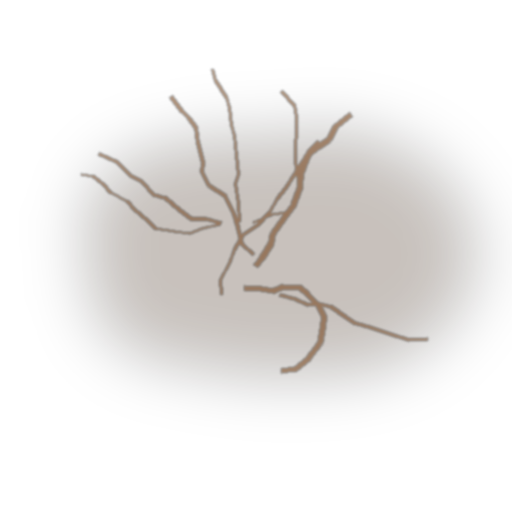
#> input picture unity/Assets/Pez/Resources/PezDecals/deep_deposit_copper_ore.png, 512 x 512 px
$ python sheet.py out.png ../../../unity/Assets/Pez/Resources/PezDecals
#> lines starting #> are read from the running program, lines starting #| are printed output that depends on the picture
"""Contact sheet: a grid of frames with their index and time, for reading motion frame by frame.

    python art-src/tools/kit/sheet.py <out.png> <frames_dir> [--cols 6] [--every 1] [--crop WxH] [--width 2000]

Frames are the PNGs in frames_dir (clip.py keeps them), in name order; the label is the index and the seconds since the
first frame (file times). --crop takes a centred crop of each frame first.
"""
import argparse, os
from PIL import Image, ImageDraw

ap = argparse.ArgumentParser()
ap.add_argument('out'); ap.add_argument('dir')
ap.add_argument('--cols', type=int, default=6); ap.add_argument('--every', type=int, default=1)
ap.add_argument('--crop'); ap.add_argument('--width', type=int, default=2000)
a = ap.parse_args()
fs = sorted(f for f in os.listdir(a.dir) if f.endswith(('.png', '.jpg')))[::a.every]
t0 = os.path.getmtime(os.path.join(a.dir, fs[0]))
ims = []
for f in fs:
    im = Image.open(os.path.join(a.dir, f)).convert('RGB')
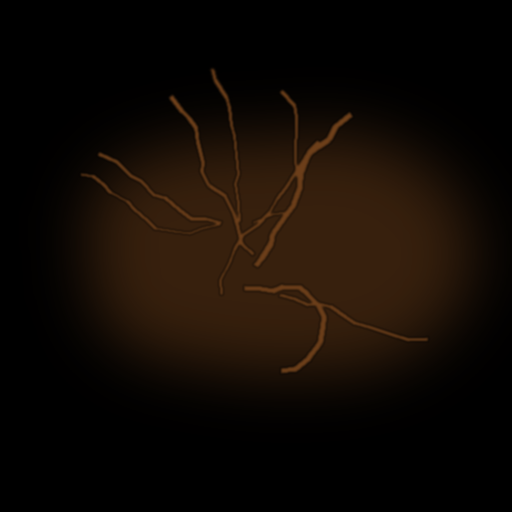
#> im: PIL image 512x512 RGB; mean R, G, B 17, 9.8, 4
    if a.crop:
        cw, ch = map(int, a.crop.split('x'))
        W, H = im.size
        im = im.crop((W // 2 - cw // 2, H // 2 - ch // 2, W // 2 + cw // 2, H // 2 + ch // 2))
    ims.append((f, os.path.getmtime(os.path.join(a.dir, f)) - t0, im))
#> pass 2 of the loop `for f in fs:`:
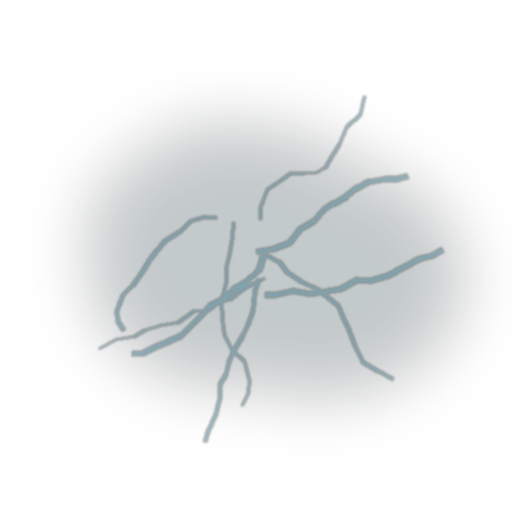
#> input picture unity/Assets/Pez/Resources/PezDecals/deep_deposit_crystal.png, 512 x 512 px
#> `im = Image.open(os.path.join(a.dir, f)).convert('RGB')`:
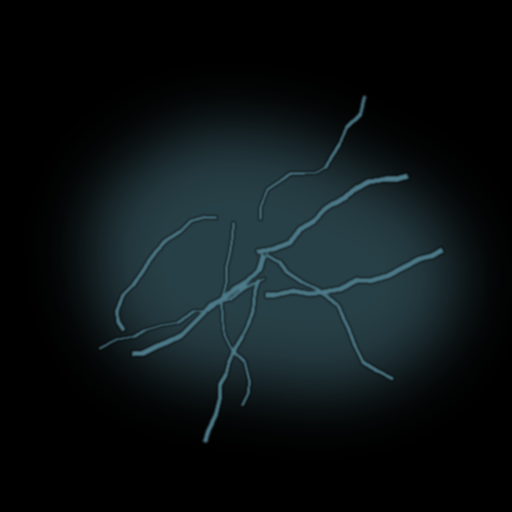
#> im: PIL image 512x512 RGB; mean R, G, B 11.9, 19, 21.2
cw = a.width // a.cols
w, h = ims[0][2].size
#> w = 512; h = 512
ch = int(h * cw / w)
#> ch = 333
rows = (len(ims) + a.cols - 1) // a.cols
#> rows = 1
sheet = Image.new('RGB', (cw * a.cols, ch * rows), (20, 20, 20))
#> sheet: PIL image 1998x333 RGB; every value is 20
draw = ImageDraw.Draw(sheet)
for i, (f, t, im) in enumerate(ims):
    x, y = (i % a.cols) * cw, (i // a.cols) * ch
    sheet.paste(im.resize((cw, ch), Image.LANCZOS), (x, y))
    draw.text((x + 4, y + 3), f'{os.path.splitext(f)[0]} {t:.2f}s', fill=(255, 255, 255))
#> this loop made 2 passes
#> (f, t, x, y) on passes 1 to 2: ('deep_deposit_copper_ore.png', 0, 0, 0), ('deep_deposit_crystal.png', 0.000222, 333, 0)
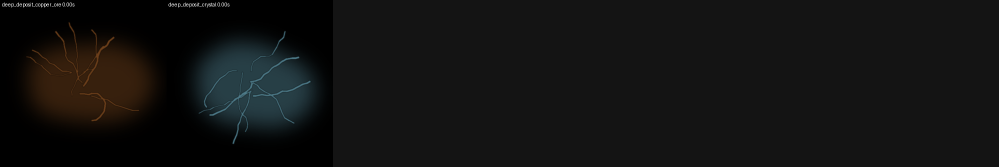
#> sheet: PIL image 1998x333 RGB (shown at 1/2 size); mean R, G, B 18.4, 18.4, 17.8
sheet.save(a.out)
print(a.out, len(ims), 'frames')
#| out.png 2 frames
